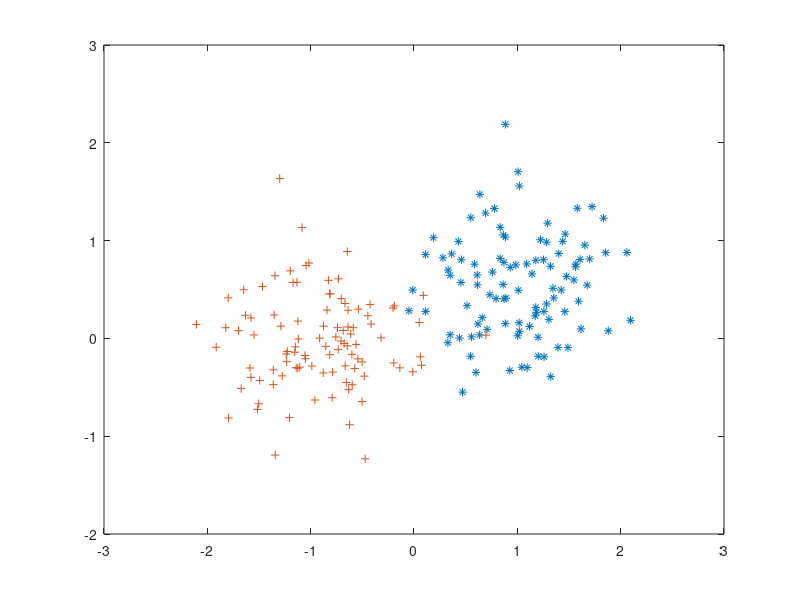

The MATLAB source for this figure:
clear;
mid_A1 = 1.0;
mid_A2 = 0.5;
mid_B1 = -1.0;
mid_B2 = 0.0;
std_A = 0.5;
std_B = 0.5;

classA(1, :) = randn(1, 100) .* std_A + mid_A1;
classA(2, :) = randn(1, 100) .* std_A + mid_A2;
classB(1, :) = randn(1, 100) .* std_B + mid_B1;
classB(2, :) = randn(1, 100) .* std_B + mid_B2;

patterns = [classA, classB];
targets = [ones(1, 100), -ones(1, 100)];
permute = randperm(200);
patterns = patterns(:, permute);
targets = targets(:, permute);

plot(patterns(1, find(targets>0)), ...
    patterns(2, find(targets>0)), '*', ...
    patterns(1, find(targets<0)), ...
    patterns(2, find(targets<0)), '+');